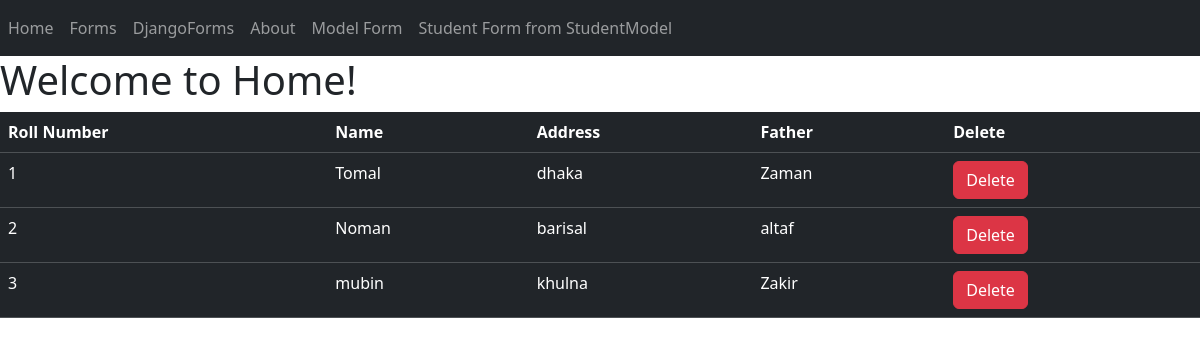
The page / on the database its author committed.
### first_app/models.py (models this page shows, shortened)
class Student(models.Model):
    name = models.CharField(max_length=100)
    roll = models.IntegerField(primary_key=True)
    address = models.TextField()
    father_name = models.CharField(max_length=100)

### first_app/views.py (the view)
# urls.py: path('', views.index, name='home'),
def index(request):
    Student = models.Student.objects.all()
    return render(request, "first_app/index.html" , {"data": Student})

### first_app/templates/first_app/index.html
{% extends "base.html" %}
{% block content %}
    <h1>Welcome to Home!</h1>
    {% if data %}
    <table class="table table-dark">
        <thead>
            <tr>
                <th scope="col">Roll Number</th>
                <th scope="col">Name</th>
                <th scope="col">Address</th>
                <th scope="col">Father</th>
                <th scope="col">Delete</th>
            </tr>
        </thead>
        <tbody>
            {% for user in data %}
            <tr>
                <td scope="col">{{ user.roll }}</td>
                <td scope="col">{{ user.name }}</td>
                <td scope="col">{{ user.address }}</td>
                <td scope="col">{{ user.father_name }}</td>
                <td scope="col"><a class="btn btn-danger " href="{% url 'delete-student' user.roll %}">Delete</a></td>
            </tr>
            {% endfor %}
        </tbody>
    </table>
    {% else %}
        <h1>No data to show</h1>
    {% endif %}
{% endblock %}

### rows shown on the page
Student: roll "1", name "Tomal", address "dhaka", father_name "Zaman"
Student: roll "2", name "Noman", address "barisal", father_name "altaf"
Student: roll "3", name "mubin", address "khulna", father_name "Zakir"
